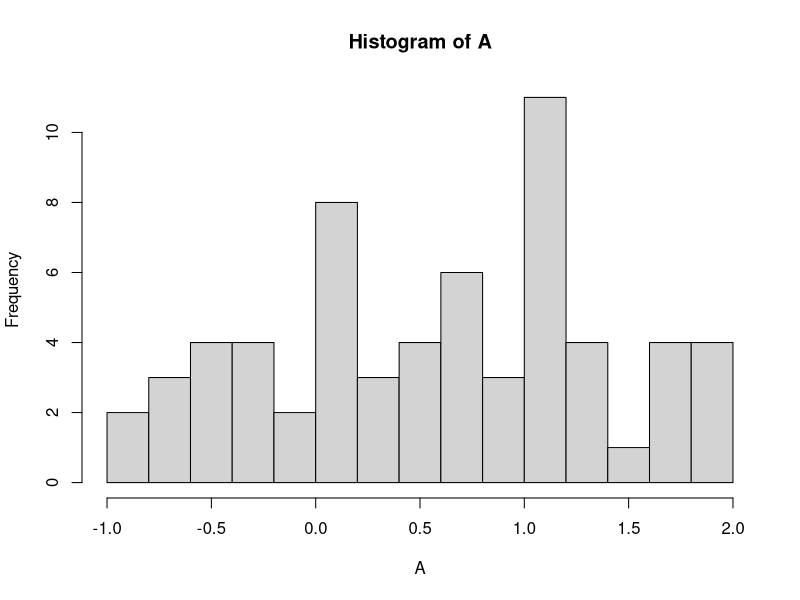
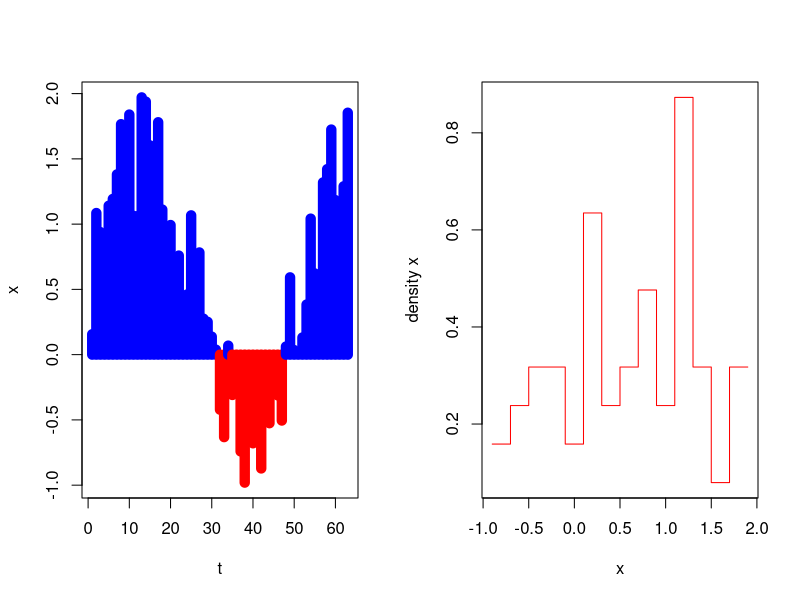

Write R code to recreate these figures, in order.
A <- scan("zad3.txt")
h <- hist(A, breaks = 14)
par(mfrow=c(1, 2))
plot(A, t="h", xlab="t", ylab = "x", col = ifelse(A>0, "blue", "red"), lwd=10)
plot(h$mids, h$density,t='s', col='red', xlab = 'x', ylab = 'density x')
tapply(A, A>0, mean)



